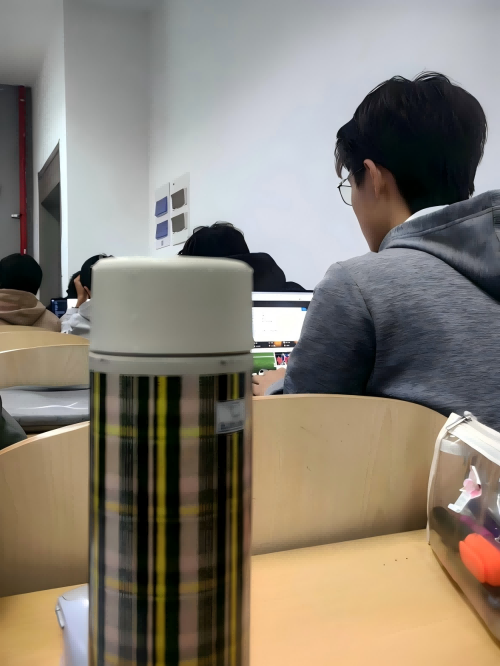
#> input picture 1.png, 500 x 666 px
$ python cv2_matching.py
#> lines starting #> are read from the running program, lines starting #| are printed output that depends on the picture
import cv2
import numpy as np
from matplotlib import pyplot as plt

# 读取图像并转为灰度
img1 = cv2.imread('1.png', cv2.IMREAD_GRAYSCALE)  # 查询图像
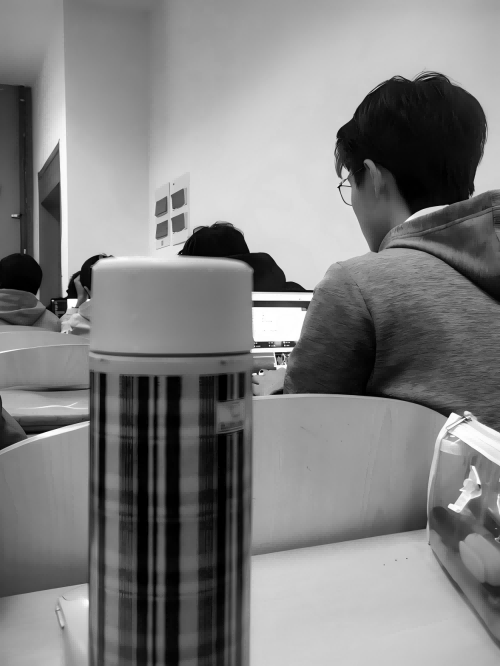
#> img1: shape (666, 500); min 0, max 255, mean 128.7
img2 = cv2.imread('2.png', cv2.IMREAD_GRAYSCALE)  # 目标图像
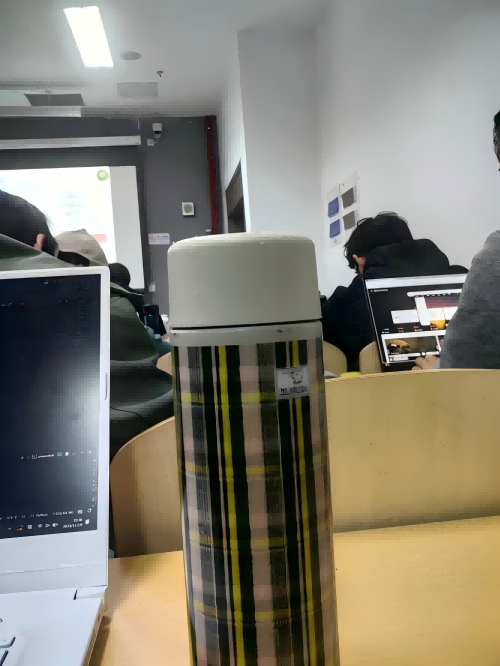
#> input picture 2.png, 500 x 666 px
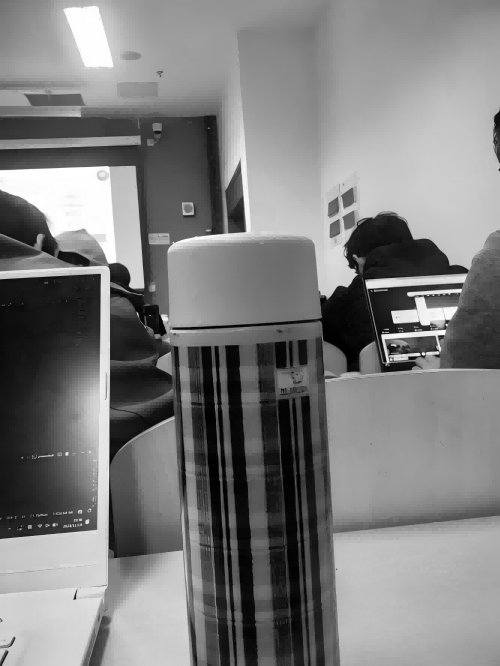
#> img2: shape (666, 500); min 0, max 255, mean 126.2

# 初始化 SIFT 特征检测器
sift = cv2.SIFT_create()

# 检测关键点并计算描述符
kp1, des1 = sift.detectAndCompute(img1, None)
#> kp1 = 481 keypoints; strongest (x, y, size): (72, 303, 6.2), (219, 240, 27.1), (65, 294, 3.6), (295, 287, 7.6)
kp2, des2 = sift.detectAndCompute(img2, None)
#> kp2 = 693 keypoints; strongest (x, y, size): (423, 354, 1.9), (372, 284, 7.9), (410, 294, 3.5), (75, 598, 1.8)

# 使用 BFMatcher 进行特征匹配
bf = cv2.BFMatcher(cv2.NORM_L2, crossCheck=True)  # L2 距离，启用交叉检查
matches = bf.match(des1, des2)
#> matches = 188 matches

# 根据距离排序匹配结果（更小的距离表示更好的匹配）
matches = sorted(matches, key=lambda x: x.distance)

# 画出前 50 个匹配结果
matched_img = cv2.drawMatches(img1, kp1, img2, kp2, matches[:50], None, flags=cv2.DrawMatchesFlags_NOT_DRAW_SINGLE_POINTS)
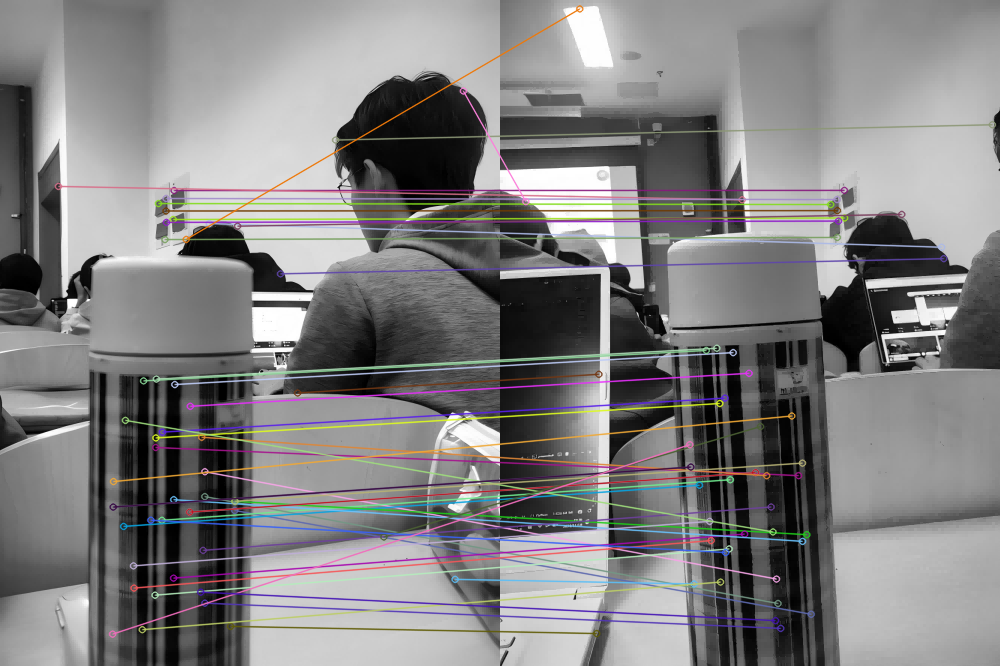
#> matched_img: shape (666, 1000, 3); mean of channels 0, 1, 2 128.3, 127.8, 128.9; drawn as B, G, R

# 显示结果
plt.figure(figsize=(12, 8))
plt.imshow(matched_img)
plt.title('Keypoint Matching with OpenCV BFMatcher')
plt.axis('off')
plt.show()
